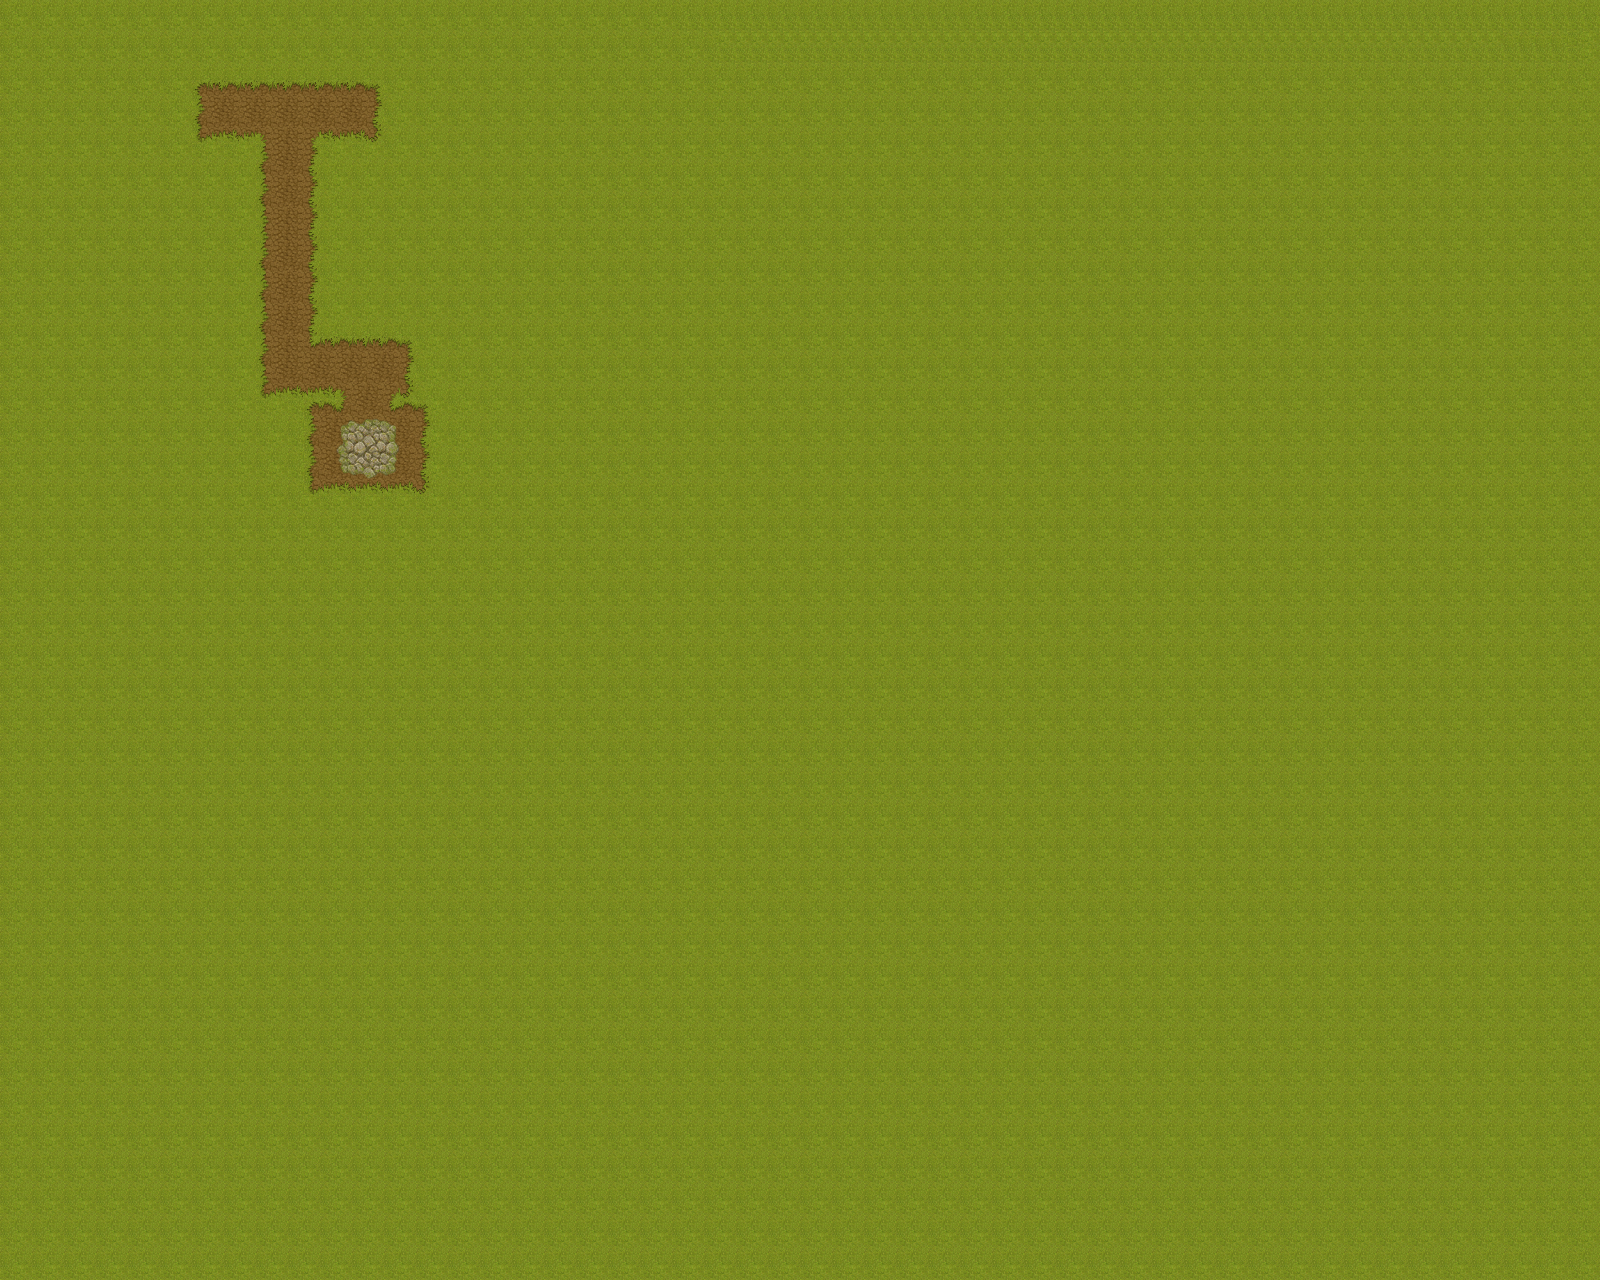

The image is a tile-based game level rendered from a .tmx file. Its description and source (layers, tilesets, objects; grid data summarised) follow:
An orthogonal 100x80 tile map with 16x16 px tiles, 2 tile layers (Tile Layer 1, Tile Layer 2).

<map version="1.10" tiledversion="1.11.2" orientation="orthogonal" renderorder="right-down" width="100" height="80" tilewidth="16" tileheight="16" infinite="0" nextlayerid="4" nextobjectid="1">
 <tileset firstgid="1" source="tilesets/sample.tsx" />
 <layer id="1" name="Tile Layer 1" width="100" height="80">
  <data>[8000 cells, 8000 non-empty, 37 distinct tile ids]</data>
 </layer>
 <layer id="3" name="Tile Layer 2" width="100" height="80">
  <data>[8000 cells, 16 non-empty, 16 distinct tile ids]</data>
 </layer>
</map>
